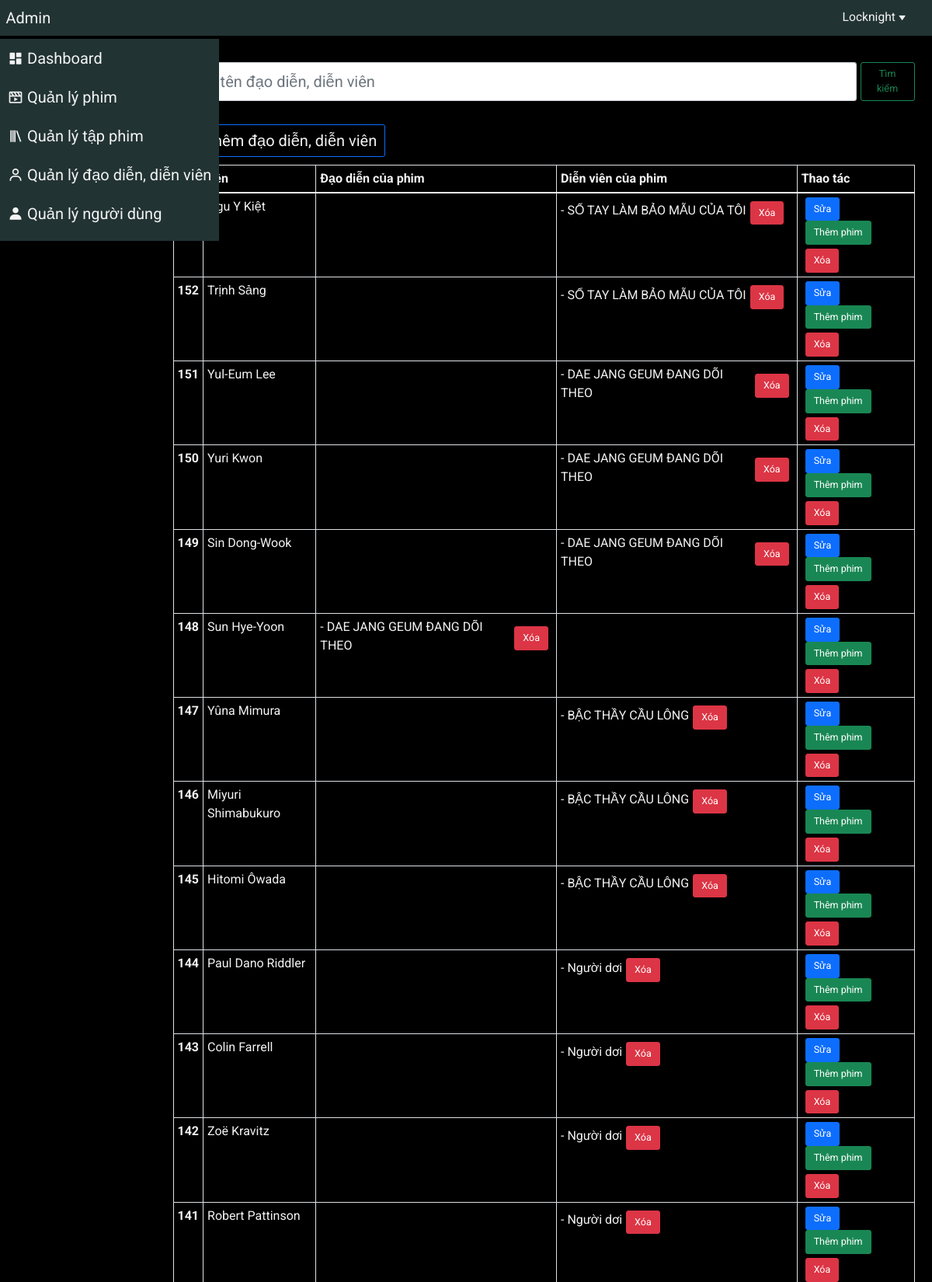
The page /admin/manage_actor.php (signed in, upper part) on the database its author committed.
### tables this page shows
CREATE TABLE `actors` (
	`id` INT(10) NOT NULL AUTO_INCREMENT,
	`name` varchar(50) NOT NULL,
	PRIMARY KEY (`id`)
);

CREATE TABLE `films` (
	`film_id` INT(20) NOT NULL AUTO_INCREMENT,
	`name` varchar(150) NOT NULL,
	`name2` varchar(150),
	`image` varchar(300),
	`image_banner` varchar(300),
	`trailer` varchar(300),
	`IMDb` FLOAT(3),
	`year` INT(5),
	`description` varchar(1000),
	`episode_number` INT(10),
	`duration` INT(10),
	`num_view` INT(20),
	`nation_id` INT(5) NOT NULL,
	`created_at` TIMESTAMP NOT NULL,
	`updated_at` TIMESTAMP NOT NULL,
	`film_type` INT(5) NOT NULL,
	PRIMARY KEY (`film_id`)
);

### public/admin/manage_actor.php (the view, shortened to what this page needs)
<!DOCTYPE html>
<html lang="en">
<head>
    <?php include('./link_css.php') ?>
</head>
<body>
    <div class="wrapper container-fluid">
        <?php include('./header.php') ?>
        <div class="row">
            <div class="col-12 col-md-2">
                <?php include('./sidebar_menu.php') ?>
            </div>
            <div class="col-12 col-md-10">
                <div class="container manage-actor">
                    <form class="d-flex my-5" method="GET" action="">
                        <input class="form-control me-2" type="search" placeholder="Nhập tên đạo diễn, diễn viên" aria-label="Search" style="font-size: 2rem;" name="search-actor" id="search-actor">
                        <button class="btn btn-lg btn-outline-success" type="submit">Tìm kiếm</button>
                    </form>
                    <div class="add-section my-3">
                        <a href="javascript:;" class="btn btn-lg btn-outline-primary" onclick="toggleAddActor()">
                            Thêm đạo diễn, diễn viên
                        </a>
                    </div>
                    <table class="table table-bordered table-responsive">
                        <thead>
                            <tr>
                                <th scope="col">
                                </th>
                                <th scope="col">Tên</th>
                                <th scope="col">Đạo diễn của phim</th>
                                <th scope="col">Diễn viên của phim</th>
                                <th scope="col">Thao tác</th>
                            </tr>
                        </thead>
                        <tbody>
                            <?php
                                if (isset($_GET['search-actor'])) {
                                    $search = $_GET['search-actor'];
                                    $sql = "SELECT * FROM `actors`
                                            WHERE `name` LIKE ?
                                            ORDER BY `id` DESC LIMIT 40
                                    ";
                                    $stmt = $conn->prepare($sql);
                                    $search = "%$search%";
                                    $stmt->bind_param('s', $search);
                                    $stmt->execute();
                                    $result = $stmt->get_result();
                                } else {
                                    $sql = "SELECT * FROM `actors` ORDER BY `id` DESC LIMIT 40";
                                    $result = mysqli_query($conn, $sql);
                                }
                                while ($row = $result->fetch_assoc()) {
                            ?>
                                <tr>
                                    <th scope="row"><?= $row['id'] ?></th>
                                    <td>
                                        <?= $row['name'] ?>
                                    </td>
                                    <td>
                                        <ul class="director-list">
                                            <?php
                                            $sql = "SELECT a.*, f.name as `film_name`, f.film_id as `film_id`, fa.is_director as `is_director`
                                                    FROM `actors` as a, `film-actor` as fa, `films` as f
                                                    WHERE a.id = fa.actor_id AND fa.film_id = f.film_id AND a.id = ?
                                                    ORDER BY `id` DESC LIMIT 40
                                            ";
                                            $stmt = $conn->prepare($sql);
                                            $stmt->bind_param('i', $row['id']);
                                            $stmt->execute();
                                            $result_film = $stmt->get_result();
                                            while ($row_film = $result_film->fetch_assoc()) {
                                                if ($row_film['is_director'] == 1) {
                                            ?>
                                                <li class="director-item d-flex align-items-center">
                                                    <?php
                                                        echo ('- ' . $row_film['film_name']);
                                                    ?>
                                                    <form class="delete"
                                                            action="./manage_actor.php?actor_id=<?= $row_film['id'] ?>&film_id=<?= $row_film['film_id'] ?>&director=1"
                                                            method="POST"
                                                    >
                                                        <button type="button"
                                                                class="delete-film-actor btn btn-lg btn-xs btn-danger mx-2 mt-2" name="delete-film-actor"
                                                                onclick="confirmDelete(this)"
                                                        >
                                                            Xóa
                                                        </button>
                                                    </form>
                                                </li>
                                            <?php
                                                }
                                            }
                                            ?>
                                        </ul>
                                    </td>
                                    <td>
                                        <ul class="actor-list">
                                            <?php
                                                $sql = "SELECT a.*, f.name as `film_name`, f.film_id as `film_id`, fa.is_director as `is_director`
                                                        FROM `actors` as a, `film-actor` as fa, `films` as f
                                                        WHERE a.id = fa.actor_id AND fa.film_id = f.film_id AND a.id = ?
                                                        ORDER BY `id` DESC LIMIT 40
                                                ";
                                                $stmt = $conn->prepare($sql);
                                                $stmt->bind_param('i', $row['id']);
                                                $stmt->execute();
                                                $result_film = $stmt->get_result();
                                                while ($row_film = $result_film->fetch_assoc()) {
                                                    if ($row_film['is_director'] == 0) {
                                                ?>
                                                    <li class="actor-item d-flex align-items-center">
                                                        <?php
                                                            echo ('- ' . $row_film['film_name']);
                                                        ?>
                                                            <form class="delete"
                                                                    action="./manage_actor.php?actor_id=<?= $row_film['id'] ?>&film_id=<?= $row_film['film_id'] ?>&director=0"
                                                                    method="POST"
                                                            >
                                                                <button type="button"
                                                                        class="delete-film-actor btn btn-lg btn-xs btn-danger mx-2 mt-2" name="delete-film-actor"
                                                                        onclick="confirmDelete(this, 'Bạn muốn xóa phim này')"
                                                                >
                                                                    Xóa
                                                                </button>
                                                            </form>
                                                    </li>
                                                <?php
                                                    }
                                                }
                                            ?>
                                        </ul>
                                    </td>
                                    <td class="">
                                        <a href="./edit_actor.php?actor_id=<?= $row['id'] ?>" class="edit-film btn btn-lg btn-xs btn-primary mx-2">
                                            Sửa
                                        </a>
                                        <a href="./add_film_actor.php?actor_id=<?= $row['id'] ?>" class="add-film-actor btn btn-lg btn-xs btn-success mx-2">
                                            Thêm phim
                                        </a>
                                        <form class="delete"
                                                action="./manage_actor.php?actor_id_delete=<?= $row['id'] ?>"
                                                method="POST"
                                        >
                                            <button type="button" class="btn-delete-actor btn btn-lg btn-xs btn-danger mx-2 mt-2" name="btn-delete-actor"
                                                onclick="confirmDelete(this, 'Bạn muốn xóa người này')"
                                            >
                                                Xóa
                                            </button>
                                        </form>
                                    </td>
                                </tr>
                            <?php
                                }
                            ?>
                        </tbody>
                    </table>
                </div>
            </div>
        </div>
    </div>
</body>
</html>

### public/admin/assets/css/base.css (style rules this page uses)
:root { --main-color: #ffe600; --bg-color: #000; --bg-box-color: #233; --text-color: #f3f3f3; }
* { padding: 0; margin: 0; box-sizing: border-box; font-size: 62.5%; font-family: 'Roboto', sans-serif; }
ul { padding-left: 0; }
li { list-style: none; }
a { text-decoration: none; color: var(--text-color); }
.wrapper { padding-top: 50px; }

### public/admin/assets/css/main.css (style rules this page uses)
body { background-color: var(--bg-color); }
.add-section a { font-size: 2rem; color: var(--text-color) }
.table { width: 100%; color: var(--text-color); }
.table th { font-size: 1.6rem; color: var(--text-color); }
.table td { font-size: 1.6rem; color: var(--text-color); }
.director-item { font-size: 1.6rem; }
.actor-item { font-size: 1.6rem; }

### rows shown on the page
actors: name "Ngu Y Kiệt"
film-actor: film.name "SỔ TAY LÀM BẢO MẪU CỦA TÔI"
actors: id "152", name "Trịnh Sảng"
film-actor: film.name "SỔ TAY LÀM BẢO MẪU CỦA TÔI"
actors: id "151", name "Yul-Eum Lee"
film-actor: film.name "DAE JANG GEUM ĐANG DÕI THEO"
actors: id "150", name "Yuri Kwon"
film-actor: film.name "DAE JANG GEUM ĐANG DÕI THEO"
actors: id "149", name "Sin Dong-Wook"
film-actor: film.name "DAE JANG GEUM ĐANG DÕI THEO"
actors: id "148", name "Sun Hye-Yoon"
film-actor: film.name "DAE JANG GEUM ĐANG DÕI THEO"
actors: id "147", name "Yûna Mimura"
film-actor: film.name "BẬC THẦY CẦU LÔNG"
actors: id "146", name "Miyuri Shimabukuro"
film-actor: film.name "BẬC THẦY CẦU LÔNG"
actors: id "145", name "Hitomi Ôwada"
film-actor: film.name "BẬC THẦY CẦU LÔNG"
actors: id "144", name "Paul Dano Riddler"
film-actor: film.name "Người dơi"
actors: id "143", name "Colin Farrell"
film-actor: film.name "Người dơi"
actors: id "142", name "Zoë Kravitz"
film-actor: film.name "Người dơi"
actors: id "141", name "Robert Pattinson"
film-actor: film.name "Người dơi"
